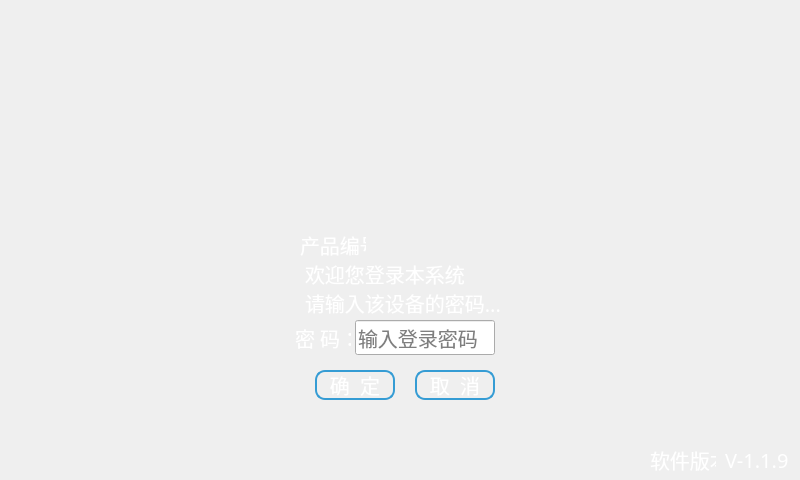
<?xml version="1.0" encoding="UTF-8"?>
<ui version="4.0">
 <class>UserLogin</class>
 <widget class="QWidget" name="UserLogin">
  <property name="geometry">
   <rect>
    <x>0</x>
    <y>0</y>
    <width>800</width>
    <height>480</height>
   </rect>
  </property>
  <property name="focusPolicy">
   <enum>Qt::ClickFocus</enum>
  </property>
  <property name="windowTitle">
   <string>Form</string>
  </property>
  <property name="styleSheet">
   <string notr="true">QPushButton{
   color: rgb(255, 255, 255);
	border: 2px solid ; 
	border-color: rgb(53, 156, 212);
	border-radius:10px;
}
QLabel{
   color: rgb(255, 255, 255);
}
QlineEdit{
font: 15pt &quot;文泉驿微米黑&quot;;
background-color: rgb(255, 255, 255);
}
</string>
  </property>
  <widget class="QLabel" name="lb_image">
   <property name="geometry">
    <rect>
     <x>0</x>
     <y>0</y>
     <width>800</width>
     <height>480</height>
    </rect>
   </property>
   <property name="styleSheet">
    <string notr="true">border-image: url(:/Image/Style-1.png);</string>
   </property>
   <property name="text">
    <string/>
   </property>
  </widget>
  <widget class="QLineEdit" name="lineEdit_passwd">
   <property name="geometry">
    <rect>
     <x>355</x>
     <y>320</y>
     <width>140</width>
     <height>35</height>
    </rect>
   </property>
   <property name="font">
    <font>
     <family>文泉驿等宽微米黑</family>
     <pointsize>15</pointsize>
    </font>
   </property>
   <property name="focusPolicy">
    <enum>Qt::ClickFocus</enum>
   </property>
   <property name="text">
    <string/>
   </property>
   <property name="dragEnabled">
    <bool>false</bool>
   </property>
   <property name="placeholderText">
    <string>输入登录密码</string>
   </property>
  </widget>
  <widget class="QLabel" name="lb_msg">
   <property name="geometry">
    <rect>
     <x>305</x>
     <y>260</y>
     <width>201</width>
     <height>56</height>
    </rect>
   </property>
   <property name="font">
    <font>
     <family>文泉驿等宽微米黑</family>
     <pointsize>15</pointsize>
    </font>
   </property>
   <property name="styleSheet">
    <string notr="true"/>
   </property>
   <property name="text">
    <string>欢迎您登录本系统
请输入该设备的密码...</string>
   </property>
  </widget>
  <widget class="QPushButton" name="pBtn_ok">
   <property name="geometry">
    <rect>
     <x>315</x>
     <y>370</y>
     <width>80</width>
     <height>30</height>
    </rect>
   </property>
   <property name="font">
    <font>
     <family>文泉驿等宽微米黑</family>
     <pointsize>15</pointsize>
    </font>
   </property>
   <property name="focusPolicy">
    <enum>Qt::NoFocus</enum>
   </property>
   <property name="text">
    <string>确  定</string>
   </property>
  </widget>
  <widget class="QPushButton" name="pBtn_cancel">
   <property name="geometry">
    <rect>
     <x>415</x>
     <y>370</y>
     <width>80</width>
     <height>30</height>
    </rect>
   </property>
   <property name="font">
    <font>
     <family>文泉驿等宽微米黑</family>
     <pointsize>15</pointsize>
    </font>
   </property>
   <property name="focusPolicy">
    <enum>Qt::NoFocus</enum>
   </property>
   <property name="text">
    <string>取  消</string>
   </property>
  </widget>
  <widget class="QLabel" name="lb_cue">
   <property name="geometry">
    <rect>
     <x>295</x>
     <y>320</y>
     <width>56</width>
     <height>36</height>
    </rect>
   </property>
   <property name="font">
    <font>
     <family>文泉驿等宽微米黑</family>
     <pointsize>15</pointsize>
    </font>
   </property>
   <property name="styleSheet">
    <string notr="true"/>
   </property>
   <property name="text">
    <string>密 码：</string>
   </property>
  </widget>
  <widget class="QLabel" name="lb_cue_2">
   <property name="geometry">
    <rect>
     <x>300</x>
     <y>230</y>
     <width>66</width>
     <height>30</height>
    </rect>
   </property>
   <property name="font">
    <font>
     <family>文泉驿等宽微米黑</family>
     <pointsize>15</pointsize>
    </font>
   </property>
   <property name="styleSheet">
    <string notr="true"/>
   </property>
   <property name="text">
    <string>产品编号:</string>
   </property>
  </widget>
  <widget class="QLabel" name="lb_serialNO">
   <property name="geometry">
    <rect>
     <x>375</x>
     <y>230</y>
     <width>161</width>
     <height>30</height>
    </rect>
   </property>
   <property name="font">
    <font>
     <family>文泉驿等宽微米黑</family>
     <pointsize>15</pointsize>
    </font>
   </property>
   <property name="styleSheet">
    <string notr="true"/>
   </property>
   <property name="text">
    <string/>
   </property>
  </widget>
  <widget class="QLabel" name="lb_EVNValue">
   <property name="geometry">
    <rect>
     <x>725</x>
     <y>445</y>
     <width>71</width>
     <height>30</height>
    </rect>
   </property>
   <property name="font">
    <font>
     <family>文泉驿等宽微米黑</family>
     <pointsize>15</pointsize>
    </font>
   </property>
   <property name="styleSheet">
    <string notr="true"/>
   </property>
   <property name="text">
    <string>V-1.1.9</string>
   </property>
  </widget>
  <widget class="QLabel" name="lb_EVN">
   <property name="geometry">
    <rect>
     <x>650</x>
     <y>445</y>
     <width>66</width>
     <height>30</height>
    </rect>
   </property>
   <property name="font">
    <font>
     <family>文泉驿等宽微米黑</family>
     <pointsize>15</pointsize>
    </font>
   </property>
   <property name="styleSheet">
    <string notr="true"/>
   </property>
   <property name="text">
    <string>软件版本:</string>
   </property>
  </widget>
 </widget>
 <resources/>
 <connections/>
</ui>
